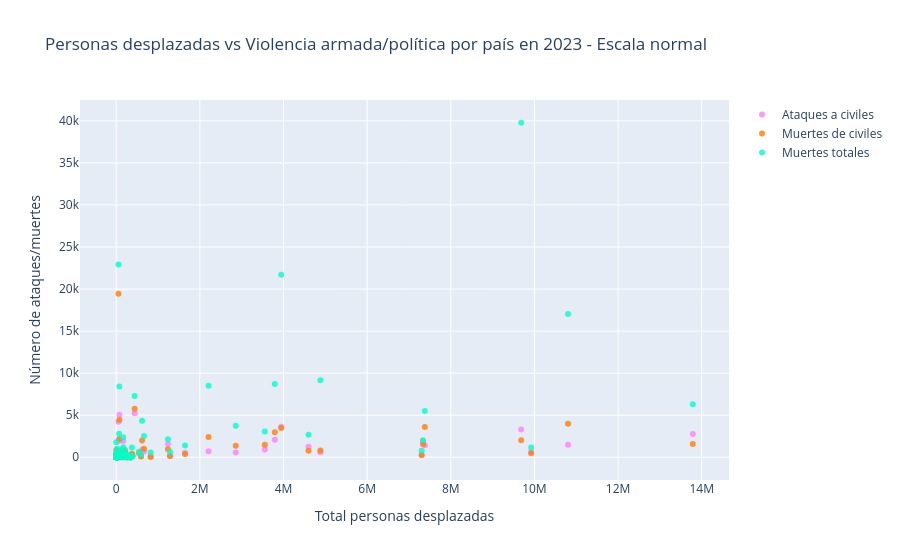

This figure's notebook cell:
### Code cell
# Gráfica visual
import plotly.graph_objs as go

# creating trace1
trace1 = go.Scatter(
    x = dt.df_merged_ACNURor_ACLED["Total"],
    y = dt.df_merged_ACNURor_ACLED["Ataques a civiles"],
    mode = "markers",
    name = "Ataques a civiles",
    marker = dict(color = 'rgba(255, 128, 255, 0.8)'),
    text = dt.df_merged_ACNURor_ACLED["Origen"])

# creating trace2
trace2 = go.Scatter(
    x = dt.df_merged_ACNURor_ACLED["Total"],
    y = dt.df_merged_ACNURor_ACLED["Muertes de civiles"],
    mode = "markers",
    name = "Muertes de civiles",
    marker = dict(color = 'rgba(255, 128, 2, 0.8)'),
    text = dt.df_merged_ACNURor_ACLED["Origen"])

# creating trace3
trace3 = go.Scatter(
    x = dt.df_merged_ACNURor_ACLED["Total"],
    y = dt.df_merged_ACNURor_ACLED["Muertes totales"],
    mode = "markers",
    name = "Muertes totales",
    marker = dict(color = 'rgba(0, 255, 200, 0.8)'),
    text = dt.df_merged_ACNURor_ACLED["Origen"])

data = [trace1, trace2, trace3]

layout = dict(
    title = "Personas desplazadas vs Violencia armada/política por país en 2023 - Escala normal",
    xaxis = dict(title = "Total personas desplazadas", ticklen = 5, zeroline = False),
    yaxis = dict(title = "Número de ataques/muertes", ticklen = 5, zeroline = False)
)

fig = dict(data = data, layout = layout)
iplot(fig)

### Figure 1 — Plotly figure (JSON) as saved in the notebook; plotly's stock layout.template omitted (floating-point values rounded to 4 significant figures; data arrays with more than 128 entries replaced by an {"elided": "..."} marker saying what was removed)
{"data": [{"marker": {"color": "rgba(255, 128, 255, 0.8)"}, "mode": "markers", "name": "Ataques a civiles", "text": {"elided": "158 str values"}, "type": "scatter", "x": {"elided": "158 int values"}, "y": {"elided": "158 int values"}}, {"marker": {"color": "rgba(255, 128, 2, 0.8)"}, "mode": "markers", "name": "Muertes de civiles", "text": {"elided": "158 str values"}, "type": "scatter", "x": {"elided": "158 int values"}, "y": {"elided": "158 int values"}}, {"marker": {"color": "rgba(0, 255, 200, 0.8)"}, "mode": "markers", "name": "Muertes totales", "text": {"elided": "158 str values"}, "type": "scatter", "x": {"elided": "158 int values"}, "y": {"elided": "158 int values"}}], "layout": {"title": {"text": "Personas desplazadas vs Violencia armada/política por país en 2023 - Escala normal"}, "xaxis": {"ticklen": 5, "title": {"text": "Total personas desplazadas"}, "zeroline": false}, "yaxis": {"ticklen": 5, "title": {"text": "Número de ataques/muertes"}, "zeroline": false}}}
